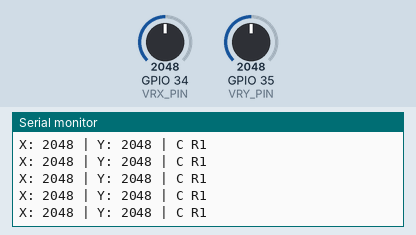
Simulated run of this sketch. Board: ESP32. On the bench: the last lines printed to the serial monitor. Inputs (shaded band) come from the test bench; at power-on: GPIO 34 (VRX_PIN) = 2048, GPIO 35 (VRY_PIN) = 2048.

Above: at 1.2 s.
1.3 s: GPIO 34 (VRX_PIN) set to 2259
At 1.48 s:
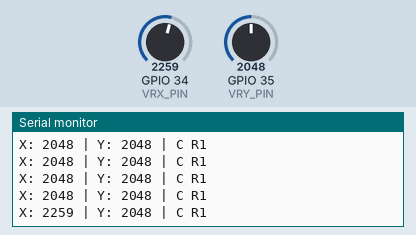
2.8 s: GPIO 34 (VRX_PIN) set to 2326
At 2.99 s:
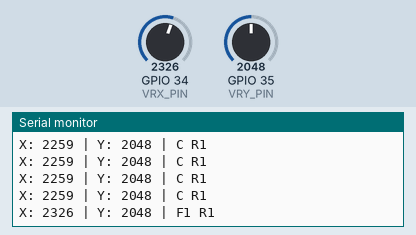
4.8 s: GPIO 35 (VRY_PIN) set to 1966
At 4.94 s:
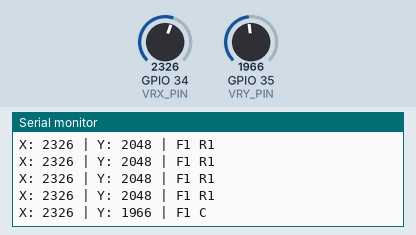
6.7 s: GPIO 35 (VRY_PIN) set to 1764
At 6.75 s:
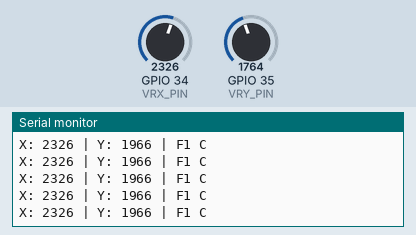
8.2 s: GPIO 35 (VRY_PIN) set to 1635
At 8.4 s:
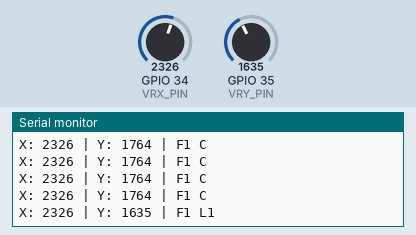

The sketch:

Joystick_wheels.ino
```cpp
const int VRX_PIN = 34; // Forward/Backward
const int VRY_PIN = 35; // Left/Right

// X-axis states (same as yours)
enum XState {
  BACKWARD_L2 = -2,
  BACKWARD_L1 = -1,
  CENTER_X    = 0,
  FORWARD_L1  = 1,
  FORWARD_L2  = 2
};

// Y-axis states (NEW)
enum YState {
  LEFT_L2  = -2,
  LEFT_L1  = -1,
  CENTER_Y = 0,
  RIGHT_L1 = 1,
  RIGHT_L2 = 2
};

// -------- X AXIS --------
XState getXState(int value) {
  if (value < 1000) return BACKWARD_L2;
  else if (value < 1500) return BACKWARD_L1;
  else if (value < 2300) return CENTER_X;
  else if (value < 3500) return FORWARD_L1;
  else return FORWARD_L2;
}

// -------- Y AXIS (DIFFERENT THRESHOLDS) --------
YState getYState(int value) {
  if (value < 800) return LEFT_L2;
  else if (value < 1700) return LEFT_L1;
  else if (value < 2000) return CENTER_Y;
  else if (value < 3300) return RIGHT_L1;
  else return RIGHT_L2;
}

void setup() {
  Serial.begin(115200);
  analogSetAttenuation(ADC_11db);
}

void loop() {
  int xValue = analogRead(VRX_PIN);
  int yValue = analogRead(VRY_PIN);

  XState xState = getXState(xValue);
  YState yState = getYState(yValue);

  Serial.print("X: ");
  Serial.print(xValue);
  Serial.print(" | ");

  Serial.print("Y: ");
  Serial.print(yValue);
  Serial.print(" | ");

  // -------- PRINT X --------
  switch (xState) {
    case BACKWARD_L2: Serial.print("B2 "); break;
    case BACKWARD_L1: Serial.print("B1 "); break;
    case CENTER_X:    Serial.print("C ");  break;
    case FORWARD_L1:  Serial.print("F1 "); break;
    case FORWARD_L2:  Serial.print("F2 "); break;
  }

  // -------- PRINT Y --------
  switch (yState) {
    case LEFT_L2:  Serial.println("L2"); break;
    case LEFT_L1:  Serial.println("L1"); break;
    case CENTER_Y: Serial.println("C");  break;
    case RIGHT_L1: Serial.println("R1"); break;
    case RIGHT_L2: Serial.println("R2"); break;
  }

  delay(150);
}
```

Measured:
- the behaviour switches between 2299 and 2300 on GPIO 34 (VRX_PIN) (found by bisection; images 1 and 2)
- the behaviour switches between 2000 and 1999 on GPIO 35 (VRY_PIN) (found by bisection; images 2 and 3)
- the behaviour switches between 1700 and 1699 on GPIO 35 (VRY_PIN) (found by bisection; images 4 and 5)
- after the input at 1.3 s, the serial monitor: prints a new line after 0.05 s (image 1)
- after the input at 2.8 s, the serial monitor: prints a new line after 0.06 s (image 2)
- after the input at 4.8 s, the serial monitor: prints a new line at once (image 3)
- after the input at 8.2 s, the serial monitor: prints a new line after 0.07 s (image 5)
